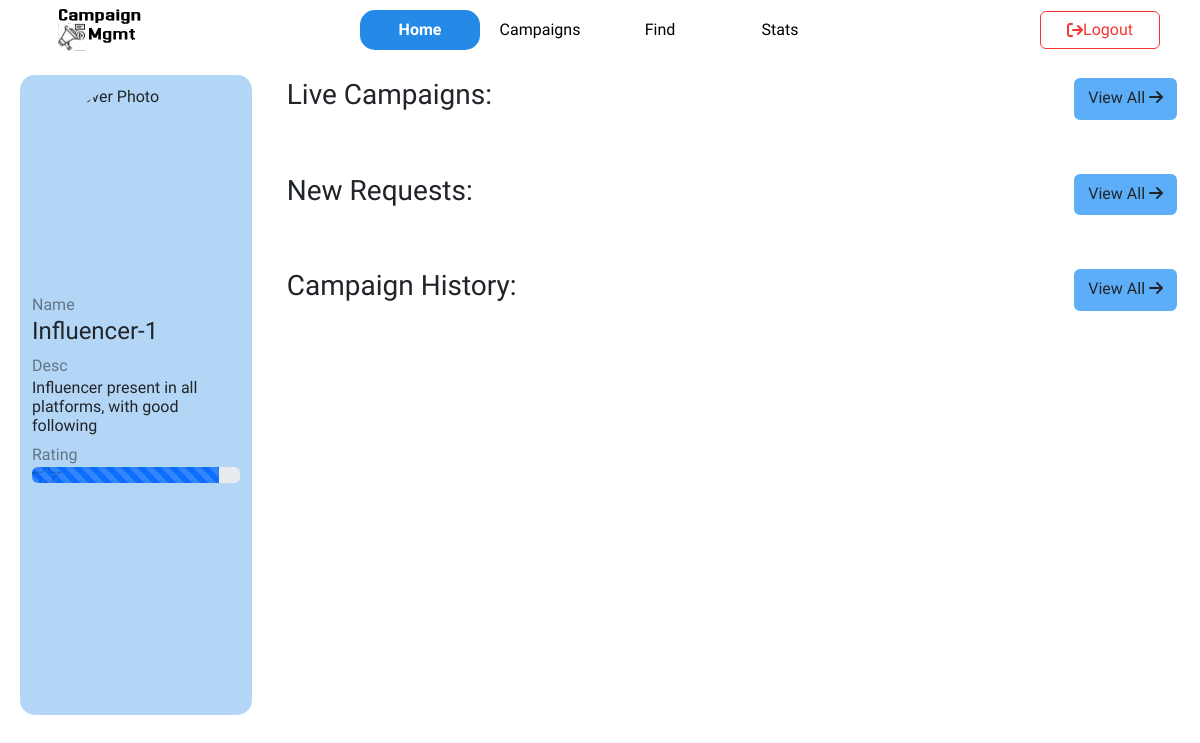
/home/influencer (signed in), run on the app's committed database.
### model.py (models this page shows)
class Influencer(db.Model):
    id = db.Column(db.Integer, db.ForeignKey('user.id'), primary_key=True)
    name = db.Column(db.String(20), unique=False, nullable=True)
    desc = db.Column(db.String(256))
    industry = db.Column(db.String(40))
    niche = db.Column(db.String(40))
    cover_photo = db.Column(db.LargeBinary, nullable=False)
    is_verified = db.Column(db.Boolean, default=False)
    is_flagged = db.Column(db.Boolean, default=False)
    rating = db.Column(db.Float)
    insta_id = db.Column(db.String(40))
    insta_followers = db.Column(db.String(8))
    youtube_id = db.Column(db.String(40))
    youtube_channel = db.Column(db.String(40))
    youtube_followers = db.Column(db.String(8))
    x_id = db.Column(db.String(40))
    x_name = db.Column(db.String(40))
    x_followers = db.Column(db.String(8))
    ads = db.relationship('Ad', backref='influencer', lazy=True, cascade='all, delete-orphan')
    ad_requests = db.relationship('Ad_request', backref='influencer', lazy=True, cascade='all, delete-orphan')

### routes_influ.py (the view)
@app.route('/home/influencer')
@influencer_required
def influ_home():
    influ=Influencer.query.filter_by(id=session['userId']).first()
    cover_photo= url_for('get_cover_photo_influ', influ_id=influ.id)
    return render_template('influencer/home_influ.html', active='home',influ=influ,cover_photo=cover_photo)

### wrappers.py (called while the page is built)
def login_required(func):
    @wraps(func)
    def wrapper(*args, **kwargs):
        if 'username' not in session:
            flash("You need to login first","danger")
            return redirect(url_for('login'))
        retrieve_user()
        if not user:
            session.clear()
            return redirect(url_for('login'))
        return func(*args, **kwargs)
    return wrapper

def retrieve_user():
    global user
    user = User.query.filter_by(username=session['username']).first()

def influencer_required(func):
    @wraps(func)
    @login_required
    def wrapper():
        if user.username != session['username'] or user.role != session['role'] or user.role != 'influencer':
            session.clear()
            flash("Not authorized","danger")
            return redirect(url_for('login'))
        return func()
    return wrapper

### templates/influencer/home_influ.html (shortened to what this page needs)
{% extends 'layout_inner.html' %}
{% block content %}
<div class="influ_container">
    <div class="profile" >
        <div class="container">
            <div class="center_item">
                <img src="{{cover_photo}}" alt="Cover Photo" style="align-self: center;">
            </div>
            <br>
            <br>
            <p class="p_label">Name</p>
            <h4>{{influ.name}}</h4>
            <p class="p_label">Desc</p>
            <h6>{{influ.desc}}</h6>
            <p class="p_label">Rating</p>
            <div class="rating">
                <div class="progress">
                    <div class="progress-bar progress-bar-striped active" role="progressbar"
                    aria-valuenow="50" aria-valuemin="0" aria-valuemax="100" style="width:90%">
                      <img class="star" src="../../static/star.svg" alt="stars">
                    </div>
                </div>
            </div>
        </div>
    </div>
    <div class="campaigns_info">
        <div class="title_n_view">
            <h3>Live Campaigns:</h3>
            <a href="" class="btn">View All <i class="fa fa-arrow-right" aria-hidden="true"></i></a>
        </div>
        <br>
        <br>
        <div class="title_n_view">
            <h3>New Requests:</h3>
            <a href="" class="btn">View All <i class="fa fa-arrow-right" aria-hidden="true"></i></a>
        </div>
        <br>
        <br>
        <div class="title_n_view">
            <h3>Campaign History:</h3>
            <a href="" class="btn">View All <i class="fa fa-arrow-right" aria-hidden="true"></i></a>
        </div>
    </div>
</div>
{% endblock %}

### static/universal_styles.css (style rules this page uses)
.center_item { display: flex; align-items: center; justify-content: center; }
.btn { background-color: #5daef8; border: 2px solid #5daef8; }
html, body { font-family: "Josefin Sans", sans-serif; font-optical-sizing: auto; }
.title_n_view { display: flex; padding: 3px; border-radius: 5px; }
.title_n_view>h3 { flex-grow: 1; }
.p_label { color: rgba(0, 0, 0, 0.453); margin-bottom: 0 !important; }

### templates/influencer/home_influ.html (style rules this page uses)
.influ_container { margin: 15px 20px 0 20px; display: flex !important; gap: 2rem; }
.profile { width: 25vw; height: 80vh; border-radius: 15px; padding-top: 10px; background-color: #2489e758; }
.campaigns_info { width: 100%; }
.profile > .container > .center_item >img { width: 20vh; height: 20vh; border-radius: 50%; }
.star { width: 30px; height:50px; }

### data on the page
Influencer: name "Influencer-1", desc "Influencer present in all platforms, with good following"
